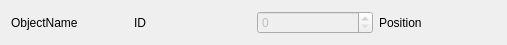
<?xml version="1.0" encoding="UTF-8"?>
<ui version="4.0">
 <class>AnnotationItem</class>
 <widget class="QWidget" name="AnnotationItem">
  <property name="geometry">
   <rect>
    <x>0</x>
    <y>0</y>
    <width>507</width>
    <height>45</height>
   </rect>
  </property>
  <property name="windowTitle">
   <string>Form</string>
  </property>
  <layout class="QGridLayout" name="gridLayout">
   <item row="0" column="0">
    <widget class="QLabel" name="objectNameLabel">
     <property name="text">
      <string>ObjectName</string>
     </property>
    </widget>
   </item>
   <item row="0" column="1">
    <widget class="QLabel" name="idLabel">
     <property name="text">
      <string>ID</string>
     </property>
    </widget>
   </item>
   <item row="0" column="3">
    <widget class="QLabel" name="positionLabel">
     <property name="text">
      <string>Position</string>
     </property>
    </widget>
   </item>
   <item row="0" column="2">
    <widget class="QSpinBox" name="frameSpinBox">
     <property name="enabled">
      <bool>false</bool>
     </property>
     <property name="maximum">
      <number>2147483647</number>
     </property>
    </widget>
   </item>
  </layout>
 </widget>
 <resources/>
 <connections/>
</ui>
